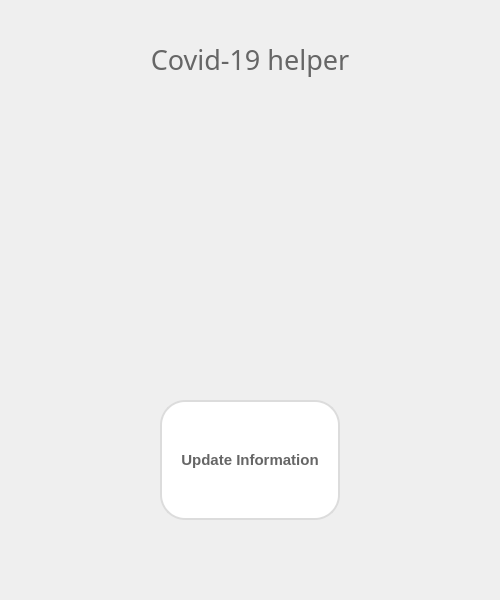
<?xml version="1.0" encoding="UTF-8"?>
<ui version="4.0">
 <class>MainWindow</class>
 <widget class="QMainWindow" name="MainWindow">
  <property name="geometry">
   <rect>
    <x>0</x>
    <y>0</y>
    <width>500</width>
    <height>600</height>
   </rect>
  </property>
  <property name="minimumSize">
   <size>
    <width>500</width>
    <height>600</height>
   </size>
  </property>
  <property name="maximumSize">
   <size>
    <width>500</width>
    <height>600</height>
   </size>
  </property>
  <property name="windowTitle">
   <string>MainWindow</string>
  </property>
  <widget class="QWidget" name="centralwidget">
   <widget class="QPushButton" name="pushButton">
    <property name="geometry">
     <rect>
      <x>160</x>
      <y>400</y>
      <width>180</width>
      <height>120</height>
     </rect>
    </property>
    <property name="styleSheet">
     <string notr="true">.QPushButton {
	background-color:#ffffff;
	border-radius:25px;
	border:2px solid #dcdcdc;
	color:#666666;
	font-family:Arial;
	font-size:15px;
	font-weight:bold;
}
.QPushButton:hover {
	background-color:#f6f6f6;
	color:#121212;
}
.QPushButton:pressed {
	border-color:#121212;
}</string>
    </property>
    <property name="text">
     <string>Update Information</string>
    </property>
   </widget>
   <widget class="QLabel" name="label">
    <property name="geometry">
     <rect>
      <x>140</x>
      <y>30</y>
      <width>220</width>
      <height>60</height>
     </rect>
    </property>
    <property name="styleSheet">
     <string notr="true">color:#666666;
font-family:Bebas Neue;
font-size:17px;
</string>
    </property>
    <property name="text">
     <string>&lt;html&gt;&lt;head/&gt;&lt;body&gt;&lt;p align=&quot;center&quot;&gt;&lt;span style=&quot; font-size:20pt;&quot;&gt;Covid-19 helper&lt;/span&gt;&lt;/p&gt;&lt;/body&gt;&lt;/html&gt;</string>
    </property>
   </widget>
   <widget class="QLabel" name="label_2">
    <property name="geometry">
     <rect>
      <x>25</x>
      <y>120</y>
      <width>450</width>
      <height>70</height>
     </rect>
    </property>
    <property name="styleSheet">
     <string notr="true">color:#666666;
font-family:Bebas Neue;
font-size:17px;
</string>
    </property>
    <property name="text">
     <string>&lt;html&gt;&lt;head/&gt;&lt;body&gt;&lt;p align=&quot;center&quot;&gt;&lt;br/&gt;&lt;/p&gt;&lt;/body&gt;&lt;/html&gt;</string>
    </property>
   </widget>
   <widget class="QLabel" name="label_3">
    <property name="geometry">
     <rect>
      <x>25</x>
      <y>212</y>
      <width>450</width>
      <height>70</height>
     </rect>
    </property>
    <property name="styleSheet">
     <string notr="true">color:#666666;
font-family:Bebas Neue;
font-size:17px;
</string>
    </property>
    <property name="text">
     <string/>
    </property>
   </widget>
   <widget class="QLabel" name="label_4">
    <property name="geometry">
     <rect>
      <x>25</x>
      <y>312</y>
      <width>450</width>
      <height>70</height>
     </rect>
    </property>
    <property name="styleSheet">
     <string notr="true">color:#666666;
font-family:Bebas Neue;
font-size:17px;
</string>
    </property>
    <property name="text">
     <string/>
    </property>
   </widget>
   <widget class="QLabel" name="label_5">
    <property name="geometry">
     <rect>
      <x>125</x>
      <y>540</y>
      <width>250</width>
      <height>50</height>
     </rect>
    </property>
    <property name="styleSheet">
     <string notr="true">color:#666666;
font-family:Bebas Neue;
font-size:17px;
</string>
    </property>
    <property name="text">
     <string/>
    </property>
   </widget>
  </widget>
 </widget>
 <resources/>
 <connections/>
</ui>
